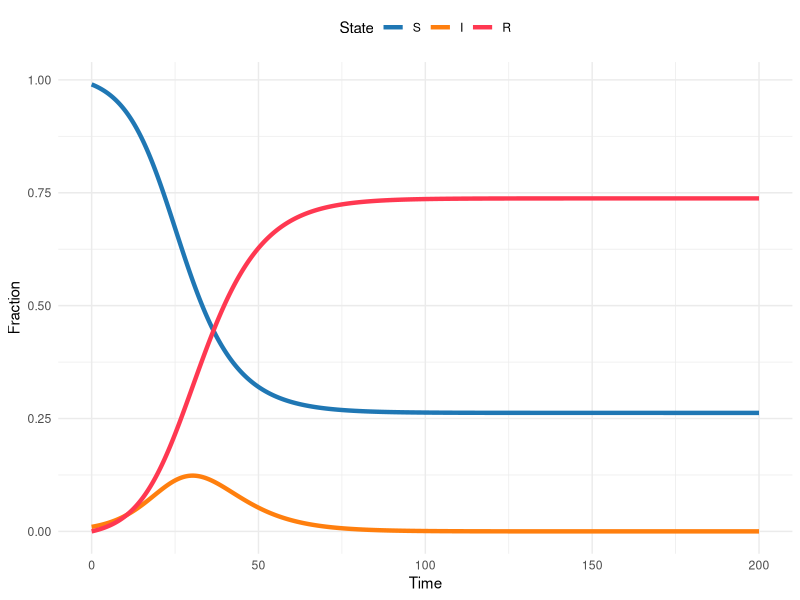
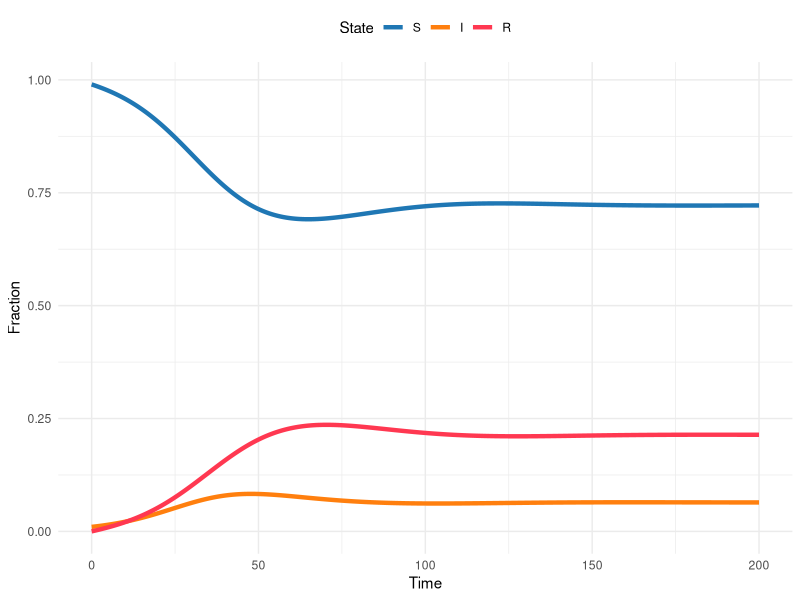

Recreate these plots in R, in order.
## ---- chunk 1
#| echo: true
#| message: false
library(tidyverse)
library(deSolve)

theme_set(theme_minimal())

sir_model <- function(time, state, params, ... ){
  transmission <- params["transmission"]
  recovery <- 1 / params["duration"]

  S <- state["S"]
  I <- state["I"]
  R <- state["R"]

  dSdt <- -transmission * S * I
  dIdt <- (transmission * S * I) - (recovery * I)
  dRdt <- (recovery * I)

  return(list(c(dSdt, dIdt, dRdt)))
}

sir_params <- c(transmission = 0.3, duration = 6)
sir_init_states <- c(S = 0.99, I = 0.01, R = 0)
sim_times <- seq(0, 200, by = 0.1)

sir_sol <- deSolve::ode(
  y = sir_init_states,
  times = sim_times,
  func = sir_model,
  parms = sir_params
)

# Turn the output from the ODE solver into a tibble (dataframe)
# so we can manipulate and plot it easily
sir_sol_df <- as_tibble(sir_sol) %>%
  # Convert all columns to numeric (they are currently type
  # deSolve so will produce warnings when plotting etc)
  mutate(
    # Rather than repeatedly type the same function for every
    # column, use the across() function to apply the function
    # to a selection of columns
    across(
      # The cols argument takes a selection of columns to apply
      # a function to. Here, we want to apply the as.numeric()
      # function to all columns, so we use the function
      # everything() to select all columns.
      .cols = everything(),
      .fns = as.numeric
    )
  ) %>%
  # Convert the dataframe from wide to long format, so we have a
  # column for the time, a column for the state, and a column
  # for the proportion of the population in that state at that
  # time
  pivot_longer(
    # Don't pivot the time column
    cols = -time,
    names_to = "state",
    values_to = "proportion"
  ) %>%
  # Update the state column to be a factor, so the plot will
  # show the states in the correct order
  mutate(state = factor(state, levels = c("S", "I", "R")))

SIRcolors <- c(S = "#1f77b4", I = "#ff7f0e", R = "#FF3851")

ggplot(sir_sol_df, aes(x = time, y = proportion, color = state)) +
  geom_line(linewidth = 1.5) +
  scale_color_manual(values = SIRcolors) +
  labs(
    x = "Time",
    y = "Fraction",
    color = "State"
  ) +
  theme(legend.position = "top")
## ---- chunk 2
#| message: false
#| echo: false
sir_demog_model <- function(time, state, params, ... ){
  transmission <- params["transmission"]
  recovery <- 1 / params["duration"]
  birth_rate <- params["birth_rate"]

  S <- state["S"]
  I <- state["I"]
  R <- state["R"]

  dSdt <- -transmission * S * I + (birth_rate * (1 - S))
  dIdt <- (transmission * S * I) - (recovery * I) - (birth_rate * I)
  dRdt <- (recovery * I) - (birth_rate * R)

  return(list(c(dSdt, dIdt, dRdt)))
}

sir_demog_params <- c(sir_params, birth_rate = 0.05)

sir_demog_sol <- deSolve::ode(
  y = sir_init_states,
  times = sim_times,
  func = sir_demog_model,
  parms = sir_demog_params
)

sir_demog_sol_df <- as_tibble(sir_demog_sol) %>%
  mutate(
    across(
      everything(),
      as.numeric
    )
  ) %>%
  pivot_longer(
    cols = -time,
    names_to = "state",
    values_to = "proportion"
  ) %>%
  mutate(state = factor(state, levels = c("S", "I", "R")))

ggplot(sir_demog_sol_df, aes(x = time, y = proportion, color = state)) +
  geom_line(linewidth = 1.5) +
  scale_color_manual(values = SIRcolors) +
  labs(
    x = "Time",
    y = "Fraction",
    color = "State"
  ) +
  theme(legend.position = "top")
